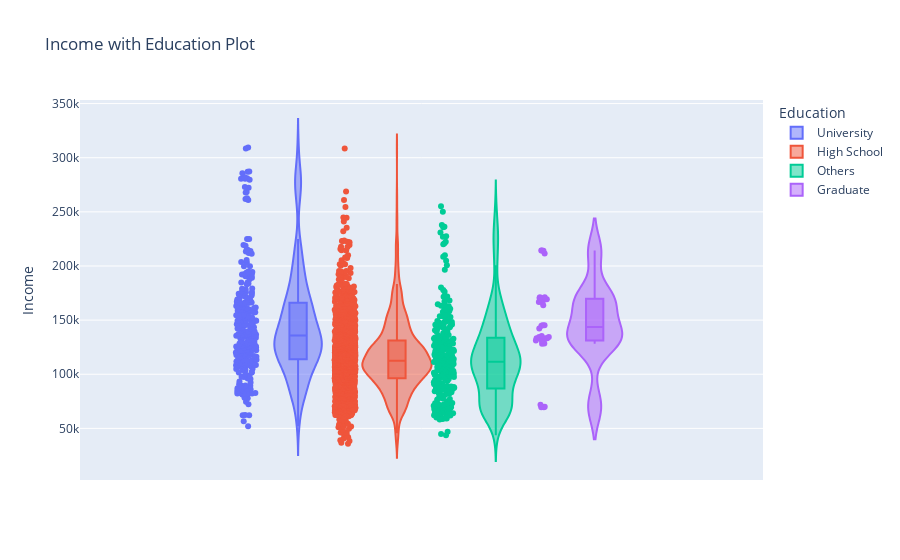

Notebook cell for this chart:
### Code cell
fig = px.violin(df, y="Income", color = "Education", points='all', box= True, title = "Income with Education Plot")
fig.show()

### Figure 1 — Plotly figure (JSON) as saved in the notebook; plotly's stock layout.template omitted (floating-point values rounded to 4 significant figures; data arrays with more than 128 entries replaced by an {"elided": "..."} marker saying what was removed)
{"data": [{"alignmentgroup": "True", "box": {"visible": true}, "hovertemplate": "Education=University<br>Income=%{y}<extra></extra>", "legendgroup": "University", "marker": {"color": "#636efa"}, "name": "University", "offsetgroup": "University", "orientation": "v", "points": "all", "scalegroup": "True", "showlegend": true, "type": "violin", "x0": " ", "xaxis": "x", "y": {"elided": "291 int values"}, "y0": " ", "yaxis": "y"}, {"alignmentgroup": "True", "box": {"visible": true}, "hovertemplate": "Education=High School<br>Income=%{y}<extra></extra>", "legendgroup": "High School", "marker": {"color": "#EF553B"}, "name": "High School", "offsetgroup": "High School", "orientation": "v", "points": "all", "scalegroup": "True", "showlegend": true, "type": "violin", "x0": " ", "xaxis": "x", "y": {"elided": "1386 int values"}, "y0": " ", "yaxis": "y"}, {"alignmentgroup": "True", "box": {"visible": true}, "hovertemplate": "Education=Others<br>Income=%{y}<extra></extra>", "legendgroup": "Others", "marker": {"color": "#00cc96"}, "name": "Others", "offsetgroup": "Others", "orientation": "v", "points": "all", "scalegroup": "True", "showlegend": true, "type": "violin", "x0": " ", "xaxis": "x", "y": {"elided": "287 int values"}, "y0": " ", "yaxis": "y"}, {"alignmentgroup": "True", "box": {"visible": true}, "hovertemplate": "Education=Graduate<br>Income=%{y}<extra></extra>", "legendgroup": "Graduate", "marker": {"color": "#ab63fa"}, "name": "Graduate", "offsetgroup": "Graduate", "orientation": "v", "points": "all", "scalegroup": "True", "showlegend": true, "type": "violin", "x0": " ", "xaxis": "x", "y": [214364, 131242, 170113, 171052, 133328, 166712, 69487, 134377, 145174, 69487, 214126, 170113, 171052, 134377, 145174, 133328, 167532, 166712, 214364, 170366, 131242, 71823, 211572, 169324, 169002, 133235, 130148, 163654, 144843, 135300, 133245, 131001, 69915, 142280, 128053, 128343], "y0": " ", "yaxis": "y"}], "layout": {"legend": {"title": {"text": "Education"}, "tracegroupgap": 0}, "title": {"text": "Income with Education Plot"}, "violinmode": "group", "xaxis": {"anchor": "y", "domain": [0, 1]}, "yaxis": {"anchor": "x", "domain": [0, 1], "title": {"text": "Income"}}}}
